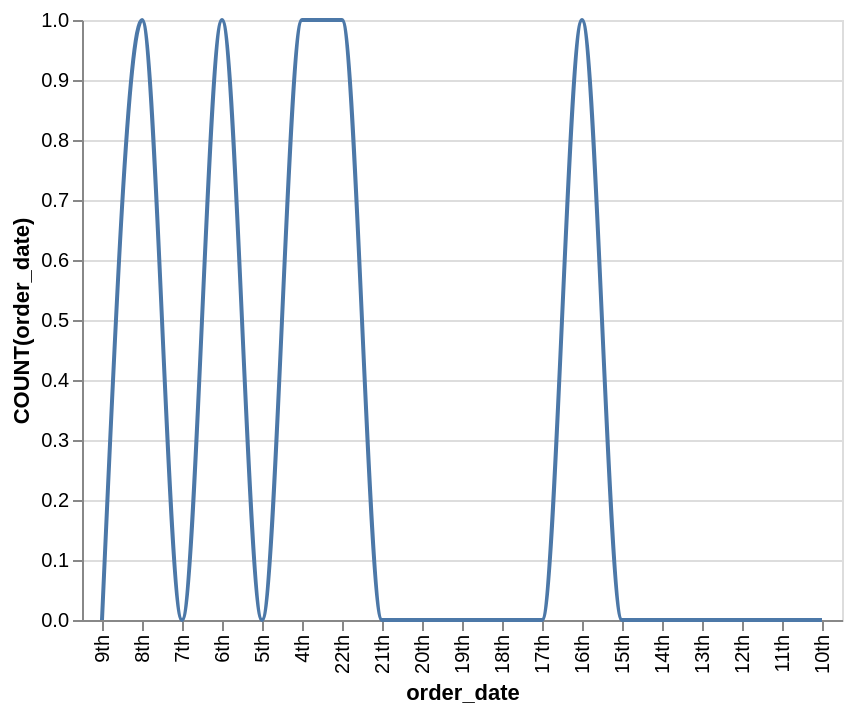

Here is the Vega-Lite specification saved for this chart:
### Vega-Lite specification from a JSON file in a GitHub repository (floating-point values rounded to 4 significant figures)
{"data": {"values": [{"x_data": "4th", "y_data": 1}, {"x_data": "5th", "y_data": 0}, {"x_data": "6th", "y_data": 1}, {"x_data": "7th", "y_data": 0}, {"x_data": "8th", "y_data": 1}, {"x_data": "9th", "y_data": 0}, {"x_data": "10th", "y_data": 0}, {"x_data": "11th", "y_data": 0}, {"x_data": "12th", "y_data": 0}, {"x_data": "13th", "y_data": 0}, {"x_data": "14th", "y_data": 0}, {"x_data": "15th", "y_data": 0}, {"x_data": "16th", "y_data": 1}, {"x_data": "17th", "y_data": 0}, {"x_data": "18th", "y_data": 0}, {"x_data": "19th", "y_data": 0}, {"x_data": "20th", "y_data": 0}, {"x_data": "21th", "y_data": 0}, {"x_data": "22th", "y_data": 1}]}, "mark": {"type": "line", "interpolate": "monotone"}, "encoding": {"x": {"field": "x_data", "type": "nominal", "title": "order_date", "sort": "descending"}, "y": {"field": "y_data", "type": "quantitative", "title": "COUNT(order_date)"}}}
